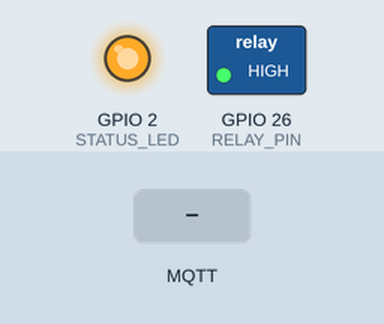
Recording of a sketch running on a simulated ESP32. Shown: switched loads named in the sketch (green lamp = pin HIGH), output pins drawn as LEDs (lit = HIGH). Inputs (shaded band) come from the test bench. WiFi joins after 1.5 s; servers stay silent unless stated; random numbers use the default seed unless the sketch sets one; no MQTT or app messages arrive unless stated; nothing arrives over Bluetooth unless stated; a phone connects over Bluetooth LE 3 s after start; what the sketch prints to the serial monitor is not drawn.

Above: at 2.7 s.
2.8 s: MQTT message "POWER_ON" arrives on the first subscribed topic
At 4.7 s:
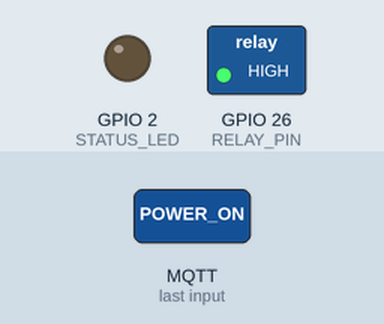
5.5 s: MQTT message "POWER_OFF" arrives on the first subscribed topic
7.5 s: MQTT message "1" arrives on the first subscribed topic
Timing chart, 0 to 15.5 s (numbered marks = the images above; inputs shaded):
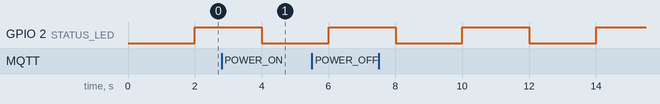

Measured:
- by itself, GPIO 2 (STATUS_LED): alternates HIGH for 2.0 s and LOW for 2.0 s

The sketch:

class_room_bluetooth_controller.ino
```cpp
#include <WiFi.h>
#include <PubSubClient.h>
#include <ArduinoJson.h>
#include <BLEDevice.h>
#include <BLEServer.h>
#include <BLEUtils.h>
#include <BLE2902.h>

// ===== WiFi Credentials =====
const char* WIFI_SSID = "Redmi 10 Prime 2022";
const char* WIFI_PASSWORD = "12345678";

// ===== MQTT Configuration =====
const char* MQTT_BROKER = "broker.hivemq.com";
const int MQTT_PORT = 1883;
const char* ESP32_ID = "ESP32_001";
const char* CLASSROOM_TOPIC = "classroom/101";

// ===== Classroom Info =====
const char* ROOM_NUMBER = "101";
const char* CLASSROOM_NAME = "Computer Lab 1";

// ===== Pin Configuration =====
const int RELAY_PIN = 26;
const int STATUS_LED = 2;

// ===== Bluetooth Configuration =====
BLEServer* pServer = NULL;
BLEAdvertising* pAdvertising = NULL;
bool deviceConnected = false;

// ===== Global Variables =====
WiFiClient espClient;
PubSubClient mqttClient(espClient);
unsigned long lastHeartbeat = 0;
bool powerState = false;

// ===========================
// BLUETOOTH SETUP
// ===========================
void setupBluetooth() {
  Serial.println("📶 Setting up Bluetooth beacon...");

  // Create beacon name: CLASSROOM_101
  String beaconName = "CLASSROOM_" + String(ROOM_NUMBER);

  // Initialize BLE
  BLEDevice::init(beaconName.c_str());

  // Create BLE Server
  pServer = BLEDevice::createServer();

  // Start advertising
  pAdvertising = BLEDevice::getAdvertising();
  pAdvertising->addServiceUUID("180F"); // Battery service UUID (standard)
  pAdvertising->setScanResponse(true);
  pAdvertising->setMinPreferred(0x06);
  pAdvertising->setMinPreferred(0x12);

  BLEDevice::startAdvertising();

  Serial.println("✅ Bluetooth beacon active!");
  Serial.print("Beacon name: ");
  Serial.println(beaconName);
  Serial.println("Students can now scan for this beacon");
}

// ===========================
// SETUP FUNCTION
// ===========================
void setup() {
  Serial.begin(115200);
  Serial.println("\n\n=================================");
  Serial.println("ESP32 Classroom Controller v2.0");
  Serial.println("With Bluetooth Beacon");
  Serial.println("=================================\n");

  // Initialize Pins
  pinMode(RELAY_PIN, OUTPUT);
  pinMode(STATUS_LED, OUTPUT);
  digitalWrite(RELAY_PIN, HIGH);
  digitalWrite(STATUS_LED, LOW);

  // Connect to WiFi
  connectWiFi();

  // Setup MQTT
  mqttClient.setServer(MQTT_BROKER, MQTT_PORT);
  mqttClient.setCallback(mqttCallback);
  connectMQTT();

  // Setup Bluetooth Beacon
  setupBluetooth();

  Serial.println("\n✓ Setup Complete!");
  Serial.println("System is ready:");
  Serial.println("  📡 MQTT: Listening for power commands");
  Serial.println("  📶 Bluetooth: Broadcasting beacon");
  Serial.println("  ⚡ Relay: Ready to control power\n");
}

// ===========================
// MAIN LOOP
// ===========================
void loop() {
  // Maintain MQTT connection
  if (!mqttClient.connected()) {
    connectMQTT();
  }
  mqttClient.loop();

  // Heartbeat LED blink
  if (millis() - lastHeartbeat > 2000) {
    lastHeartbeat = millis();
    digitalWrite(STATUS_LED, !digitalRead(STATUS_LED));

    // Print status
    Serial.print("⚡ Status: WiFi=");
    Serial.print(WiFi.status() == WL_CONNECTED ? "✓" : "✗");
    Serial.print(" | MQTT=");
    Serial.print(mqttClient.connected() ? "✓" : "✗");
    Serial.print(" | BLE=✓");
    Serial.print(" | Power=");
    Serial.println(powerState ? "ON" : "OFF");
  }
}

// ===========================
// WiFi CONNECTION
// ===========================
void connectWiFi() {
  Serial.print("Connecting to WiFi: ");
  Serial.println(WIFI_SSID);

  WiFi.begin(WIFI_SSID, WIFI_PASSWORD);

  int attempts = 0;
  while (WiFi.status() != WL_CONNECTED && attempts < 20) {
    delay(500);
    Serial.print(".");
    attempts++;
  }

  if (WiFi.status() == WL_CONNECTED) {
    Serial.println("\n✓ WiFi Connected!");
    Serial.print("IP Address: ");
    Serial.println(WiFi.localIP());
  } else {
    Serial.println("\n✗ WiFi Connection Failed!");
  }
}

// ===========================
// MQTT CONNECTION
// ===========================
void connectMQTT() {
  while (!mqttClient.connected()) {
    Serial.print("Connecting to MQTT Broker...");

    String clientId = "ESP32_";
    clientId += String(ESP32_ID);
    clientId += "_";
    clientId += String(random(0xffff), HEX);

    if (mqttClient.connect(clientId.c_str())) {
      Serial.println(" ✓ Connected!");
      mqttClient.subscribe(CLASSROOM_TOPIC);
      Serial.print("✓ Subscribed to: ");
      Serial.println(CLASSROOM_TOPIC);
    } else {
      Serial.print(" ✗ Failed! RC=");
      Serial.println(mqttClient.state());
      delay(5000);
    }
  }
}

// ===========================
// MQTT MESSAGE CALLBACK
// ===========================
void mqttCallback(char* topic, byte* payload, unsigned int length) {
  Serial.println("\n━━━━━━━━━━━━━━━━━━━━━━━━━━━");
  Serial.println("📨 MQTT Message Received!");
  Serial.println("━━━━━━━━━━━━━━━━━━━━━━━━━━━");

  String message = "";
  for (unsigned int i = 0; i < length; i++) {
    message += (char)payload[i];
  }

  Serial.print("Topic: ");
  Serial.println(topic);
  Serial.print("Message: ");
  Serial.println(message);

  StaticJsonDocument<256> doc;
  DeserializationError error = deserializeJson(doc, message);

  if (error) {
    Serial.print("✗ JSON Parse Error: ");
    Serial.println(error.c_str());
    return;
  }

  const char* action = doc["action"];

  if (action == nullptr) {
    Serial.println("✗ No 'action' field in message");
    return;
  }

  Serial.print("Action: ");
  Serial.println(action);

  if (strcmp(action, "POWER_ON") == 0) {
    powerOn();
  } else if (strcmp(action, "POWER_OFF") == 0) {
    powerOff();
  }

  Serial.println("━━━━━━━━━━━━━━━━━━━━━━━━━━━\n");
}

// ===========================
// POWER CONTROL
// ===========================
void powerOn() {
  Serial.println("⚡ TURNING POWER ON...");
  digitalWrite(RELAY_PIN, LOW);
  powerState = true;

  for (int i = 0; i < 5; i++) {
    digitalWrite(STATUS_LED, HIGH);
    delay(100);
    digitalWrite(STATUS_LED, LOW);
    delay(100);
  }

  Serial.println("✓ Power is now ON!");
}

void powerOff() {
  Serial.println("⚡ TURNING POWER OFF...");
  digitalWrite(RELAY_PIN, HIGH);
  powerState = false;

  for (int i = 0; i < 3; i++) {
    digitalWrite(STATUS_LED, HIGH);
    delay(300);
    digitalWrite(STATUS_LED, LOW);
    delay(300);
  }

  Serial.println("✓ Power is now OFF!");
}
```
